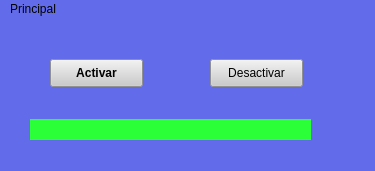
<?xml version="1.0" encoding="UTF-8"?>
<ui version="4.0">
 <class>Principal</class>
 <widget class="QMainWindow" name="Principal">
  <property name="geometry">
   <rect>
    <x>0</x>
    <y>0</y>
    <width>375</width>
    <height>171</height>
   </rect>
  </property>
  <property name="windowTitle">
   <string>Principal</string>
  </property>
  <property name="styleSheet">
   <string notr="true">background-color: rgb(98, 108, 235);</string>
  </property>
  <widget class="QWidget" name="centralwidget">
   <widget class="QPushButton" name="btnActivar">
    <property name="geometry">
     <rect>
      <x>50</x>
      <y>40</y>
      <width>93</width>
      <height>28</height>
     </rect>
    </property>
    <property name="font">
     <font>
      <weight>75</weight>
      <bold>true</bold>
     </font>
    </property>
    <property name="styleSheet">
     <string notr="true">background-color: rgb(203, 203, 203);</string>
    </property>
    <property name="text">
     <string>Activar</string>
    </property>
   </widget>
   <widget class="QPushButton" name="btnDesactivar">
    <property name="geometry">
     <rect>
      <x>210</x>
      <y>40</y>
      <width>93</width>
      <height>28</height>
     </rect>
    </property>
    <property name="styleSheet">
     <string notr="true">background-color: rgb(203, 203, 203);</string>
    </property>
    <property name="text">
     <string>Desactivar</string>
    </property>
   </widget>
   <widget class="QLabel" name="lbMensaje">
    <property name="geometry">
     <rect>
      <x>30</x>
      <y>100</y>
      <width>281</width>
      <height>21</height>
     </rect>
    </property>
    <property name="styleSheet">
     <string notr="true">background-color: rgb(42, 255, 56);</string>
    </property>
    <property name="text">
     <string/>
    </property>
    <property name="alignment">
     <set>Qt::AlignCenter</set>
    </property>
   </widget>
  </widget>
  <widget class="QStatusBar" name="statusbar"/>
  <widget class="QMenuBar" name="menuBar">
   <property name="geometry">
    <rect>
     <x>0</x>
     <y>0</y>
     <width>375</width>
     <height>26</height>
    </rect>
   </property>
   <widget class="QMenu" name="menuPrincipal">
    <property name="title">
     <string>Principal</string>
    </property>
    <addaction name="actionRegistros"/>
    <addaction name="actionEjercicios"/>
    <addaction name="separator"/>
    <addaction name="MSalir"/>
   </widget>
   <addaction name="menuPrincipal"/>
  </widget>
  <action name="actionRegistros">
   <property name="text">
    <string>Registros</string>
   </property>
  </action>
  <action name="actionEjercicios">
   <property name="text">
    <string>Ejercicios</string>
   </property>
  </action>
  <action name="MSalir">
   <property name="text">
    <string>Salir</string>
   </property>
   <property name="shortcut">
    <string>Ctrl+Del</string>
   </property>
  </action>
 </widget>
 <resources/>
 <connections/>
</ui>
